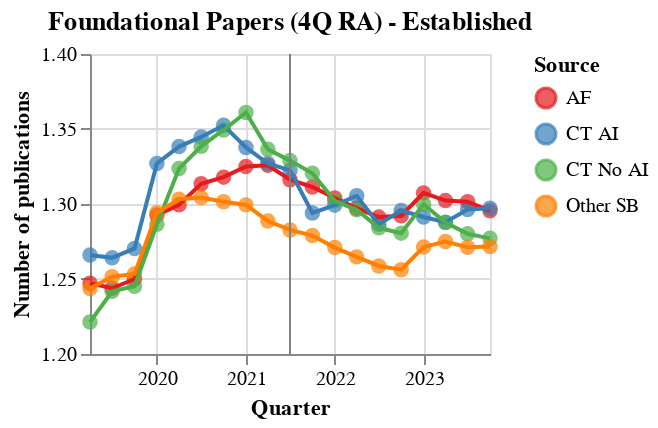

Notebook source saved alongside this figure:
### Code cell
# Define a color scale for sources
color_scale = alt.Scale(
    domain=['AF', 'CT AI', 'CT No AI', 'Other SB'],
    range=['#e41a1c', '#377eb8', '#4daf4a', '#ff7f00']
)

# Create the Altair scatter plot
scatter = alt.Chart(nonecr_publications).mark_circle(size=60).encode(
    x=alt.X('quarter:T', title='Quarter'),
    y=alt.Y('rolling_avg:Q', title='Number of publications', scale=alt.Scale(domain=[1.2, 1.4])),
    color=alt.Color('strong_source:N', scale=color_scale, title='Source'),
).properties(
    width=200,
    height=150
)

# Create the Altair line plot
line = alt.Chart(nonecr_publications).mark_line().encode(
    x=alt.X('quarter:T', title='Quarter'),
    y=alt.Y('rolling_avg:Q', title='Number of publications', scale=alt.Scale(domain=[1.2, 1.4])),
    color=alt.Color('strong_source:N', scale=color_scale, title='Source'),
).properties(
    width=200,
    height=150
)

# vertical line on 2021Q2
rule = alt.Chart(pd.DataFrame({'x': ['2021-07-01']})).mark_rule(color='gray').encode(
    x='x:T'
)

# Combine scatter and line plots using facet
nonecr_chart = alt.layer(scatter, line, rule).properties(
    title='Foundational Papers (4Q RA) - Established',
)

# Display the chart
nonecr_chart

### Figure 1 — Vega-Lite specification as saved in the notebook (floating-point values rounded to 4 significant figures)
{"config": {"view": {"continuousWidth": 300, "continuousHeight": 300}}, "layer": [{"data": {"name": "data-a3aea29ad419776727480e0f81af80fa"}, "mark": {"type": "circle", "size": 60}, "encoding": {"color": {"field": "strong_source", "scale": {"domain": ["AF", "CT AI", "CT No AI", "Other SB"], "range": ["#e41a1c", "#377eb8", "#4daf4a", "#ff7f00"]}, "title": "Source", "type": "nominal"}, "x": {"field": "quarter", "title": "Quarter", "type": "temporal"}, "y": {"field": "rolling_avg", "scale": {"domain": [1.2, 1.4]}, "title": "Number of publications", "type": "quantitative"}}}, {"data": {"name": "data-a3aea29ad419776727480e0f81af80fa"}, "mark": {"type": "line"}, "encoding": {"color": {"field": "strong_source", "scale": {"domain": ["AF", "CT AI", "CT No AI", "Other SB"], "range": ["#e41a1c", "#377eb8", "#4daf4a", "#ff7f00"]}, "title": "Source", "type": "nominal"}, "x": {"field": "quarter", "title": "Quarter", "type": "temporal"}, "y": {"field": "rolling_avg", "scale": {"domain": [1.2, 1.4]}, "title": "Number of publications", "type": "quantitative"}}}, {"data": {"name": "data-95fc0fb31fce5d4c4857ec7b13338c5d"}, "mark": {"type": "rule", "color": "gray"}, "encoding": {"x": {"field": "x", "type": "temporal"}}}], "height": 150, "title": "Foundational Papers (4Q RA) - Established", "width": 200, "$schema": "https://vega.github.io/schema/vega-lite/v5.16.3.json", "datasets": {"data-a3aea29ad419776727480e0f81af80fa": [{"quarter": "2019-04-01T00:00:00", "depth": "foundational", "strong_source": "AF", "num_publications": 1.247, "rolling_avg": 1.247}, {"quarter": "2019-04-01T00:00:00", "depth": "foundational", "strong_source": "CT AI", "num_publications": 1.266, "rolling_avg": 1.266}, {"quarter": "2019-04-01T00:00:00", "depth": "foundational", "strong_source": "CT No AI", "num_publications": 1.221, "rolling_avg": 1.221}, {"quarter": "2019-04-01T00:00:00", "depth": "foundational", "strong_source": "Other SB", "num_publications": 1.244, "rolling_avg": 1.244}, {"quarter": "2019-07-01T00:00:00", "depth": "foundational", "strong_source": "AF", "num_publications": 1.241, "rolling_avg": 1.244}, {"quarter": "2019-07-01T00:00:00", "depth": "foundational", "strong_source": "CT AI", "num_publications": 1.262, "rolling_avg": 1.264}, {"quarter": "2019-07-01T00:00:00", "depth": "foundational", "strong_source": "CT No AI", "num_publications": 1.262, "rolling_avg": 1.242}, {"quarter": "2019-07-01T00:00:00", "depth": "foundational", "strong_source": "Other SB", "num_publications": 1.259, "rolling_avg": 1.251}, {"quarter": "2019-10-01T00:00:00", "depth": "foundational", "strong_source": "AF", "num_publications": 1.262, "rolling_avg": 1.25}, {"quarter": "2019-10-01T00:00:00", "depth": "foundational", "strong_source": "CT AI", "num_publications": 1.283, "rolling_avg": 1.27}, {"quarter": "2019-10-01T00:00:00", "depth": "foundational", "strong_source": "CT No AI", "num_publications": 1.252, "rolling_avg": 1.245}, {"quarter": "2019-10-01T00:00:00", "depth": "foundational", "strong_source": "Other SB", "num_publications": 1.257, "rolling_avg": 1.253}, {"quarter": "2020-01-01T00:00:00", "depth": "foundational", "strong_source": "AF", "num_publications": 1.42, "rolling_avg": 1.293}, {"quarter": "2020-01-01T00:00:00", "depth": "foundational", "strong_source": "CT AI", "num_publications": 1.497, "rolling_avg": 1.327}, {"quarter": "2020-01-01T00:00:00", "depth": "foundational", "strong_source": "CT No AI", "num_publications": 1.41, "rolling_avg": 1.286}, {"quarter": "2020-01-01T00:00:00", "depth": "foundational", "strong_source": "Other SB", "num_publications": 1.416, "rolling_avg": 1.294}, {"quarter": "2020-04-01T00:00:00", "depth": "foundational", "strong_source": "AF", "num_publications": 1.275, "rolling_avg": 1.299}, {"quarter": "2020-04-01T00:00:00", "depth": "foundational", "strong_source": "CT AI", "num_publications": 1.311, "rolling_avg": 1.338}, {"quarter": "2020-04-01T00:00:00", "depth": "foundational", "strong_source": "CT No AI", "num_publications": 1.37, "rolling_avg": 1.324}, {"quarter": "2020-04-01T00:00:00", "depth": "foundational", "strong_source": "Other SB", "num_publications": 1.28, "rolling_avg": 1.303}, {"quarter": "2020-07-01T00:00:00", "depth": "foundational", "strong_source": "AF", "num_publications": 1.297, "rolling_avg": 1.313}, {"quarter": "2020-07-01T00:00:00", "depth": "foundational", "strong_source": "CT AI", "num_publications": 1.288, "rolling_avg": 1.345}, {"quarter": "2020-07-01T00:00:00", "depth": "foundational", "strong_source": "CT No AI", "num_publications": 1.322, "rolling_avg": 1.338}, {"quarter": "2020-07-01T00:00:00", "depth": "foundational", "strong_source": "Other SB", "num_publications": 1.263, "rolling_avg": 1.304}, {"quarter": "2020-10-01T00:00:00", "depth": "foundational", "strong_source": "AF", "num_publications": 1.28, "rolling_avg": 1.318}, {"quarter": "2020-10-01T00:00:00", "depth": "foundational", "strong_source": "CT AI", "num_publications": 1.314, "rolling_avg": 1.352}, {"quarter": "2020-10-01T00:00:00", "depth": "foundational", "strong_source": "CT No AI", "num_publications": 1.296, "rolling_avg": 1.349}, {"quarter": "2020-10-01T00:00:00", "depth": "foundational", "strong_source": "Other SB", "num_publications": 1.246, "rolling_avg": 1.302}, {"quarter": "2021-01-01T00:00:00", "depth": "foundational", "strong_source": "AF", "num_publications": 1.449, "rolling_avg": 1.325}, {"quarter": "2021-01-01T00:00:00", "depth": "foundational", "strong_source": "CT AI", "num_publications": 1.438, "rolling_avg": 1.338}, {"quarter": "2021-01-01T00:00:00", "depth": "foundational", "strong_source": "CT No AI", "num_publications": 1.457, "rolling_avg": 1.361}, {"quarter": "2021-01-01T00:00:00", "depth": "foundational", "strong_source": "Other SB", "num_publications": 1.408, "rolling_avg": 1.299}, {"quarter": "2021-04-01T00:00:00", "depth": "foundational", "strong_source": "AF", "num_publications": 1.278, "rolling_avg": 1.326}, {"quarter": "2021-04-01T00:00:00", "depth": "foundational", "strong_source": "CT AI", "num_publications": 1.268, "rolling_avg": 1.327}, {"quarter": "2021-04-01T00:00:00", "depth": "foundational", "strong_source": "CT No AI", "num_publications": 1.271, "rolling_avg": 1.336}, {"quarter": "2021-04-01T00:00:00", "depth": "foundational", "strong_source": "Other SB", "num_publications": 1.237, "rolling_avg": 1.289}, {"quarter": "2021-07-01T00:00:00", "depth": "foundational", "strong_source": "AF", "num_publications": 1.258, "rolling_avg": 1.316}, {"quarter": "2021-07-01T00:00:00", "depth": "foundational", "strong_source": "CT AI", "num_publications": 1.269, "rolling_avg": 1.322}, {"quarter": "2021-07-01T00:00:00", "depth": "foundational", "strong_source": "CT No AI", "num_publications": 1.292, "rolling_avg": 1.329}, {"quarter": "2021-07-01T00:00:00", "depth": "foundational", "strong_source": "Other SB", "num_publications": 1.24, "rolling_avg": 1.283}, {"quarter": "2021-10-01T00:00:00", "depth": "foundational", "strong_source": "AF", "num_publications": 1.26, "rolling_avg": 1.311}, {"quarter": "2021-10-01T00:00:00", "depth": "foundational", "strong_source": "CT AI", "num_publications": 1.2, "rolling_avg": 1.294}, {"quarter": "2021-10-01T00:00:00", "depth": "foundational", "strong_source": "CT No AI", "num_publications": 1.262, "rolling_avg": 1.32}, {"quarter": "2021-10-01T00:00:00", "depth": "foundational", "strong_source": "Other SB", "num_publications": 1.231, "rolling_avg": 1.279}, {"quarter": "2022-01-01T00:00:00", "depth": "foundational", "strong_source": "AF", "num_publications": 1.42, "rolling_avg": 1.304}, {"quarter": "2022-01-01T00:00:00", "depth": "foundational", "strong_source": "CT AI", "num_publications": 1.459, "rolling_avg": 1.299}, {"quarter": "2022-01-01T00:00:00", "depth": "foundational", "strong_source": "CT No AI", "num_publications": 1.384, "rolling_avg": 1.302}, {"quarter": "2022-01-01T00:00:00", "depth": "foundational", "strong_source": "Other SB", "num_publications": 1.376, "rolling_avg": 1.271}, {"quarter": "2022-04-01T00:00:00", "depth": "foundational", "strong_source": "AF", "num_publications": 1.25, "rolling_avg": 1.297}, {"quarter": "2022-04-01T00:00:00", "depth": "foundational", "strong_source": "CT AI", "num_publications": 1.293, "rolling_avg": 1.305}, {"quarter": "2022-04-01T00:00:00", "depth": "foundational", "strong_source": "CT No AI", "num_publications": 1.248, "rolling_avg": 1.296}, {"quarter": "2022-04-01T00:00:00", "depth": "foundational", "strong_source": "Other SB", "num_publications": 1.212, "rolling_avg": 1.265}, {"quarter": "2022-07-01T00:00:00", "depth": "foundational", "strong_source": "AF", "num_publications": 1.235, "rolling_avg": 1.291}, {"quarter": "2022-07-01T00:00:00", "depth": "foundational", "strong_source": "CT AI", "num_publications": 1.193, "rolling_avg": 1.286}, {"quarter": "2022-07-01T00:00:00", "depth": "foundational", "strong_source": "CT No AI", "num_publications": 1.244, "rolling_avg": 1.284}, {"quarter": "2022-07-01T00:00:00", "depth": "foundational", "strong_source": "Other SB", "num_publications": 1.215, "rolling_avg": 1.259}, {"quarter": "2022-10-01T00:00:00", "depth": "foundational", "strong_source": "AF", "num_publications": 1.264, "rolling_avg": 1.292}, {"quarter": "2022-10-01T00:00:00", "depth": "foundational", "strong_source": "CT AI", "num_publications": 1.237, "rolling_avg": 1.296}, {"quarter": "2022-10-01T00:00:00", "depth": "foundational", "strong_source": "CT No AI", "num_publications": 1.247, "rolling_avg": 1.281}, {"quarter": "2022-10-01T00:00:00", "depth": "foundational", "strong_source": "Other SB", "num_publications": 1.221, "rolling_avg": 1.256}, {"quarter": "2023-01-01T00:00:00", "depth": "foundational", "strong_source": "AF", "num_publications": 1.481, "rolling_avg": 1.307}, {"quarter": "2023-01-01T00:00:00", "depth": "foundational", "strong_source": "CT AI", "num_publications": 1.442, "rolling_avg": 1.291}, {"quarter": "2023-01-01T00:00:00", "depth": "foundational", "strong_source": "CT No AI", "num_publications": 1.461, "rolling_avg": 1.3}, {"quarter": "2023-01-01T00:00:00", "depth": "foundational", "strong_source": "Other SB", "num_publications": 1.436, "rolling_avg": 1.271}, {"quarter": "2023-04-01T00:00:00", "depth": "foundational", "strong_source": "AF", "num_publications": 1.23, "rolling_avg": 1.302}, {"quarter": "2023-04-01T00:00:00", "depth": "foundational", "strong_source": "CT AI", "num_publications": 1.279, "rolling_avg": 1.288}, {"quarter": "2023-04-01T00:00:00", "depth": "foundational", "strong_source": "CT No AI", "num_publications": 1.199, "rolling_avg": 1.288}, {"quarter": "2023-04-01T00:00:00", "depth": "foundational", "strong_source": "Other SB", "num_publications": 1.227, "rolling_avg": 1.275}, {"quarter": "2023-07-01T00:00:00", "depth": "foundational", "strong_source": "AF", "num_publications": 1.232, "rolling_avg": 1.302}, {"quarter": "2023-07-01T00:00:00", "depth": "foundational", "strong_source": "CT AI", "num_publications": 1.227, "rolling_avg": 1.296}, {"quarter": "2023-07-01T00:00:00", "depth": "foundational", "strong_source": "CT No AI", "num_publications": 1.213, "rolling_avg": 1.28}, {"quarter": "2023-07-01T00:00:00", "depth": "foundational", "strong_source": "Other SB", "num_publications": 1.2, "rolling_avg": 1.271}, {"quarter": "2023-10-01T00:00:00", "depth": "foundational", "strong_source": "AF", "num_publications": 1.239, "rolling_avg": 1.295}, {"quarter": "2023-10-01T00:00:00", "depth": "foundational", "strong_source": "CT AI", "num_publications": 1.241, "rolling_avg": 1.297}, {"quarter": "2023-10-01T00:00:00", "depth": "foundational", "strong_source": "CT No AI", "num_publications": 1.235, "rolling_avg": 1.277}, {"quarter": "2023-10-01T00:00:00", "depth": "foundational", "strong_source": "Other SB", "num_publications": 1.223, "rolling_avg": 1.272}], "data-95fc0fb31fce5d4c4857ec7b13338c5d": [{"x": "2021-07-01"}]}}
